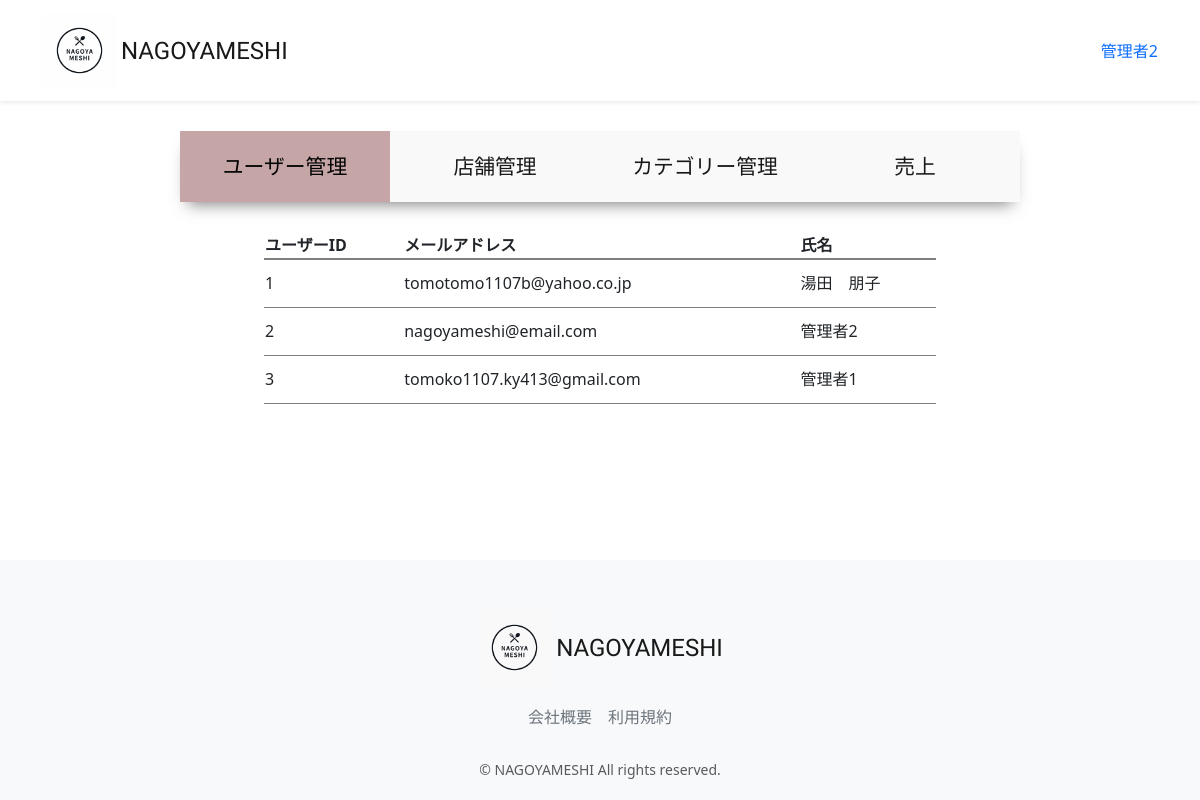
The app's page /accounts/management/user-list (signed in), older data.
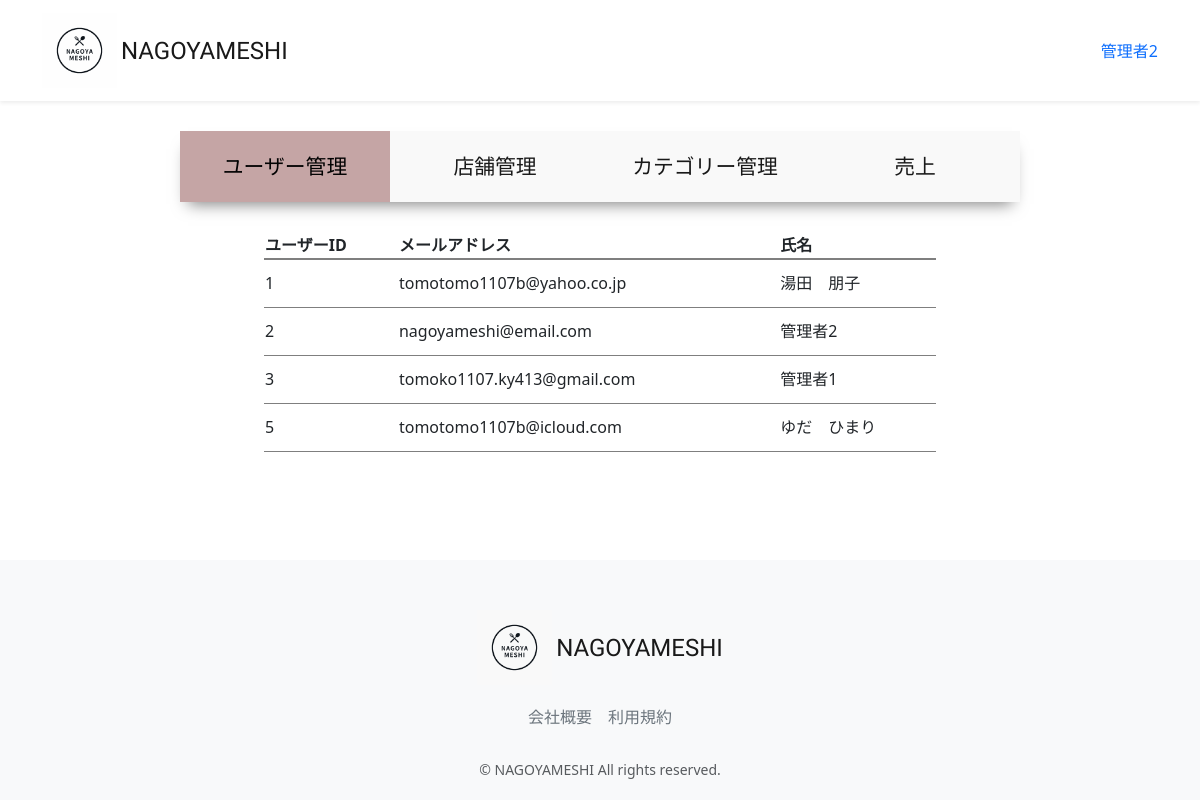
The same page, newer data.
### accounts/models.py (models this page shows, shortened)
class CustomUser(AbstractUser):
    user_name = models.CharField(max_length=128, null=True, blank=True,verbose_name='ユーザー名')
    hurigana = models.CharField(max_length=128, null=True, blank=True,verbose_name='フリガナ')
    zip_code = models.CharField(max_length=16, null=True, blank=True,verbose_name='郵便番号')
    address = models.CharField(max_length=255, null=True, blank=True,verbose_name='住所')
    phone_number = models.CharField(max_length=20, null=True, blank=True,verbose_name='電話番号')
    birthday = models.CharField(max_length=20, null=True, blank=True,verbose_name='誕生日')
    job = models.CharField(max_length=255, null=True, blank=True,verbose_name='職業')
    is_subscribed = models.BooleanField(default=False, verbose_name='有料会員')
    card_name = models.CharField(max_length=128, null=True, blank=True,verbose_name='カード名義')
    card_number = models.CharField(max_length=128, null=True, blank=True,verbose_name='カード番号')
    class Meta:
        verbose_name_plural = 'CustomUser'

### accounts/views.py (the view)
# urls.py: path("management/user-list",views.ManagementUserListView.as_view(), name="user_list"),
class ManagementUserListView(onlyMnagementUserMixin, generic.ListView):
    template_name = "management/user_list.html"
    model = models.CustomUser
    def get_context_data(self, **kwargs):
        context = super().get_context_data(**kwargs)
        context["selected"] = "user"
        return context

### accounts/mixins.py (called while the page is built)
    def test_func(self):
        user = self.request.user
        return user.is_staff

### accounts/templates/management/user_list.html (shortened to what this page needs)
{% extends "management/manage_base.html" %}
{% load static %}
{% block sub_content %}
  <table class="manage_list">
    <thead>
      <th>ユーザーID</th>
      <th>メールアドレス</th>
      <th>氏名</th>
    </thead>
    <tbody>
      {% for user in object_list %}
        <tr onclick="location.href='{% url 'user_list_update' pk=user.pk %}'">
            <td >{{ user.pk }}</td>
            <td>{{ user.email }}</td>
            <td>{{ user.user_name }}</td>
        </tr>
      {% endfor %}
    </tbody>
  </table>
{% endblock %}

### restaurant/templates/layout/base.html (shortened to what this page needs)
{% load static %}
<!DOCTYPE html>
<html lang="ja">
  <head>
      <link href="https://cdn.jsdelivr.net/npm/bootstrap@5.3.3/dist/css/bootstrap.min.css" rel="stylesheet">
      <link href="{% static 'css/nagoyameshi.css' %}" rel="stylesheet">
  </head>
  <body>
    <div id="app" class="wrapper">
      <nav class="navbar navbar-expand-md navbar-light bg-white shadow-sm">
        <div class="container nagoyameshi-container">
          <a class="navbar-brand app-name" href="{% url 'top_page' %}">
            <div class="d-flex align-items-center">
              <img class="nagoyameshi-logo me-1" src="{% static 'images/logo/logo.png' %}" alt="nagoyameshi">NAGOYAMESHI</div>
          </a>
          <div class="collapse navbar-collapse" id="navbarSupportedContent">
            <ul class="navbar-nav ms-auto">
              {% if user.is_subscribed %}
                <li class="nav-item dropdown">
                  <a id="navbarDropdown" class="nav-linkdropdown-toggle" href="#" role="button" data-bs-toggle="dropdown" aria-haspopup="true" aria-expanded="false" v-pre>{{ user.user_name }}</a>
                  <div class="dropdown-menu dropdown-menu-end" aria-labelledby="navbarDropdown">
                    <a class="dropdown-item" href="{% url 'user_detail' user.id %}">会員情報</a>
                    <a class="dropdown-item" href="{% url 'reservation_list' %}">予約一覧</a>
                    <a class="dropdown-item" href="{% url 'favorite_list' %}">お気に入り一覧</a>
                    <a class="dropdown-item" href="{% url 'subscribe_payment' %}">お支払い方法</a>
                    <a class="dropdown-item" href="{% url 'subscribe_cancel' %}">有料プラン解約</a>
                      {% if user.is_staff %}
                        <a class ="dropdown-item"  href="{% url 'user_list' %}">サイト管理</a>
                      {% endif %}
                    <div class="dropdown-divider"></div>
                    <a class="dropdown-item" href="{% url 'account_logout' %}">ログアウト</a>
                  </div>
                </li>
              {% else %}
                {% if user.is_authenticated %}
                  <li class="nav-item dropdown">
                    <a id="navbarDropdown" class="nav-linkdropdown-toggle" href="#" role="button" data-bs-toggle="dropdown" aria-haspopup="true" aria-expanded="false" v-pre>{{ user.user_name }}</a>
                 </li>
                {% endif %}
              {% endif %}
            </ul>
          </div>
        </div>
      </nav>
    {% block content %}
    {% endblock %}
      <footer class="bg-light">
        <div class="d-flex justify-content-center footer-logo">
            <a class="navbar-brand app-name" href="{% url 'top_page' %}">
              <div class="d-flex align-items-center"><img class="nagoyameshi-logo me-1" src="{% static 'images/logo/footer_logo.png' %}" alt="nagoyameshi">NAGOYAMESHI</div>
            </a>
        </div>
        <div class="d-flex justify-content-center footer-link">
          <a href="{% url 'company_page' %}" class="link-secondary me-3">会社概要</a>
          <a href="{% url 'terms_page' %}" class="link-secondary">利用規約</a>
        </div>
        <p class="text-center text-muted small mb-0">&copy; NAGOYAMESHI All rights reserved.</p>
      </footer>
      </div>
  </body>
</html>

Row changes from the older to the newer data that the page shows:
added CustomUser: pk "5", email "tomotomo1107b@icloud.com", user_name "ゆだ ひまり"
